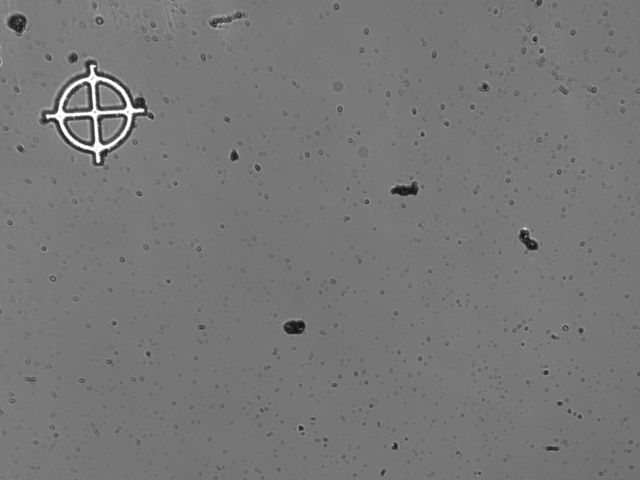
#> input picture Gantry_Vision/data/Pattern_Recognition/BBM_fiducial7.png, 640 x 480 px, found by its file name
$ jupyter execute --allow-errors Fiducial_Recognition.ipynb   (shell and % lines are left out)   (older library calls are emulated)
#> lines starting #> are read from the running program, lines starting #| are printed output that depends on the picture; after the words box and inside, x2 and y2 are one past the last pixel; in counts of white or black regions, pixels touching at a corner belong together
[cell 1]
from __future__ import division, print_function, nested_scopes
import cv2
import numpy as np
import matplotlib
import matplotlib.pyplot as plt
print("opencv "+cv2.__version__)
matplotlib.rcParams['savefig.dpi'] = 200

# Fiducial Recognition
This program uses OpenCV to find a fiducial marking from a for both BBM's and HDI's in an input image.

The procedure is essentially the following:
1. Reduce resolution by a factor of 8 to shorten processing time
2. Use k-means clustering to separate the foreground from the background
3. Dilate the foreground(Fiducial + noise) to close any small holes in image
4. Extract contours from image
5. Filter contours on size and aspect ratio.
6. Assure one and only one countour passes filters
7. Calculate minimum bounding box and centroid of fiducial
8. Return Centroid as fiducial center and distance between centroid and box center as measure of goodness

[cell 2]
def getFiducial(filename, dilateSize, sizeMin, sizeMax, ar_min, ar_max, shrinkFactor, colorGroups, colorTarget):
#> called with dilateSize = 3, sizeMin = 0.01, sizeMax = 0.02, ar_min = 0.9, ar_max = 1.1, shrinkFactor = 2, colorGroups = 3, colorTarget = 2
    plt.figure()

    d = {'n':1}
    def doFig(pic):
        ax = plt.subplot(2,3,d['n']); d['n']+=1
        plt.imshow(pic, 'gray')
        ax.set_xticklabels([])
        ax.set_yticklabels([])
        plt.xticks = None

    def doHist(pic):
        ax = plt.subplot(2,3,d['n']); d['n']+=1
        plt.hist(pic.ravel(), bins = 50, log = True)

    # Load Image from file and resize
    imgRaw = cv2.imread(filename, cv2.IMREAD_GRAYSCALE)
#> imgRaw is the input picture: shape (480, 640); min 17, max 255, mean 119.1
    imgRaw = cv2.resize(imgRaw, (imgRaw.shape[1]//shrinkFactor,imgRaw.shape[0]//shrinkFactor))
#> imgRaw: shape (240, 320)
    dims = imgRaw.shape
#> dims = (240, 320)
    pixels = dims[0]*dims[1]
#> pixels = 76800
    doFig(imgRaw)

    #Do k-means clustering
    criteria = (cv2.TERM_CRITERIA_COUNT + cv2.TERM_CRITERIA_EPS, 10, 1.)
    flags = cv2.KMEANS_PP_CENTERS
    _, labels, centers = cv2.kmeans(data=np.float32(imgRaw).ravel(),
                                    K=colorGroups,
                                    criteria=criteria,
                                    attempts=10,
                                    flags=flags)
    foreground = sorted(enumerate(centers), key=lambda x: x[1])[colorTarget][0]
    #foreground = list(centers).index(np.max(centers))
    labels = labels.reshape(imgRaw.shape)

    imgFore = imgRaw.copy()
    imgFore[labels != foreground] = 0
    imgFore[labels == foreground] = 1
    doFig(imgFore)

    #Dilate Foreground
    element = cv2.getStructuringElement(cv2.MORPH_ELLIPSE, (dilateSize,dilateSize))
    imgMorph = cv2.dilate(imgFore,element)
    doFig(imgMorph)

    #Find Countours and filter on size and aspect ratio
    contours, _ = cv2.findContours(imgMorph.copy(),cv2.RETR_TREE,cv2.CHAIN_APPROX_SIMPLE)
    def sizeFilter(contour):
        return  sizeMin < cv2.contourArea(contour)/(pixels) < sizeMax
    def arFilter(contour):
        rect = cv2.minAreaRect(contour)
        ar = rect[1][0]/rect[1][1]
        return ar_min < ar < ar_max
    contours = filter(sizeFilter, contours)
    contours = filter(arFilter, contours)
    contours = list(contours)

    if len(contours) != 1:
        raise Exception("Could not isolate fiducial! {} shapes passed filters".format(len(contours)))
    print("Contour Size: {}".format(cv2.contourArea(contours[0])/pixels))

    #Fiducial has been found, calculate centorid and bounding box
    fidContour = contours[0]
    mask = np.zeros(imgMorph.shape,dtype=np.uint8)
    cv2.drawContours(mask,[fidContour],0,(10),-1)

    moments = cv2.moments(fidContour)
    centroid = ( moments['m10']/moments['m00'],moments['m01']/moments['m00'] )

    rect = cv2.minAreaRect(fidContour)
    box = cv2.cv.BoxPoints(rect)
    maskRect = mask.copy()
    box = np.int0(box)
    cv2.drawContours(maskRect, [box], 0, (20), 2 )
    doFig(maskRect)

    s =  "Found Fidicial!\n"
    s += "Rect Center = {x},{y}\n".format(x=rect[0][0],y=rect[0][1])
    s += "Centroid Center = {x},{y}".format(x=centroid[0], y=centroid[1])
    print(s)

    imgCir = cv2.cvtColor(imgRaw.copy(),cv2.COLOR_GRAY2BGR)
    cv2.circle(imgCir, (int(rect[0][0]), int(rect[0][1])), 2, (0,0,255), thickness=2)   #blue
    cv2.circle(imgCir, (int(centroid[0]), int(centroid[1])), 2, (0,255,0), thickness=2) #green
    doFig(imgCir)

    #Calculate Measure of Fit Quality(Heuristic)
    qual = np.sqrt((rect[0][0] - centroid[0])**2 + (rect[0][1] - centroid[1])**2) / dims[0]

    return centroid, qual

#> (a cell that did not finish here is left out)

#> (a cell that did not finish here is left out)

#> call 2 of getFiducial, with dilateSize = 3, sizeMin = 0.23, sizeMax = 0.26, ar_min = 0.9, ar_max = 1.1, shrinkFactor = 4, colorGroups = 2, colorTarget = 1
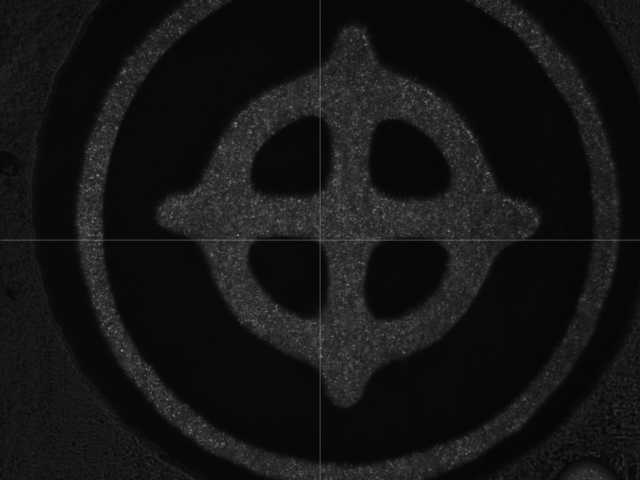
#> input picture Gantry_Vision/data/Pattern_Recognition/HDIV3_fiducial.png, 640 x 480 px, found by its file name
#> in getFiducial, imgRaw is the input picture: shape (480, 640); min 5, max 161, mean 20.8

#> (a cell that did not finish here is left out)

#> call 3 of getFiducial, with dilateSize = 3, sizeMin = 0.1, sizeMax = 0.7, ar_min = 0.7, ar_max = 1.5, shrinkFactor = 16, colorGroups = 2, colorTarget = 0
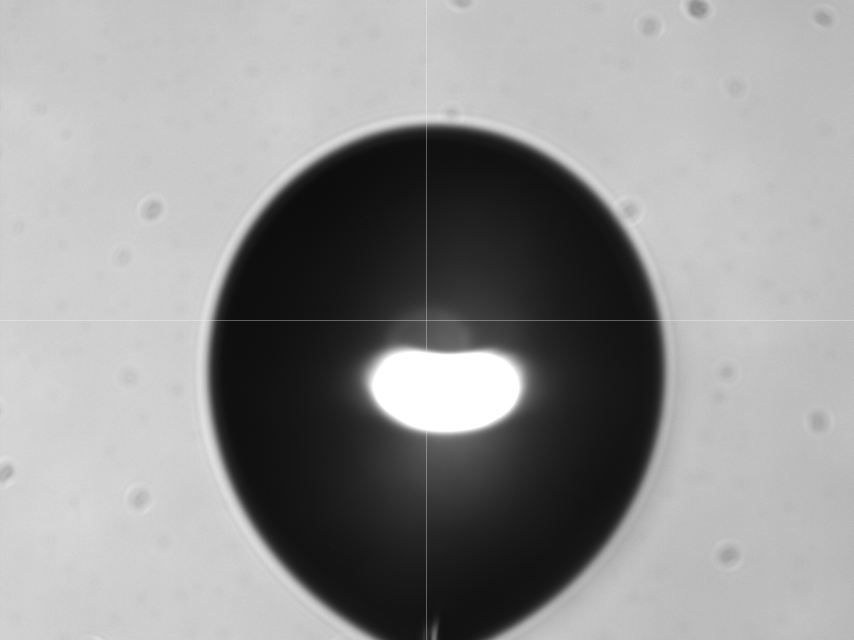
#> input picture Gantry_Vision/data/Pattern_Recognition/DROPV1_9.png, 2560 x 1920 px, found by its file name (shown at 1/3 size)
#> in getFiducial, imgRaw is the input picture: shape (1920, 2560); min 11, max 255, mean 146.9
#> in getFiducial (call 3), `imgRaw = cv2.resize(imgRaw, (imgRaw.shape[1]//shrinkFactor,imgRaw.shap..`:
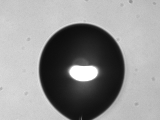
#> imgRaw: shape (120, 160); min 13, max 255, mean 146.8

[cell 6]
def findCircle(filename, shrinkFactor, dp, minDist):
#> called with shrinkFactor = 4, dp = 1.2, minDist = 10
    plt.figure()

    d = {'n':1}
    def doFig(pic):
        ax = plt.subplot(2,3,d['n']); d['n']+=1
        plt.imshow(pic, 'gray')
        ax.set_xticklabels([])
        ax.set_yticklabels([])
        plt.xticks = None

    def doHist(pic):
        ax = plt.subplot(2,3,d['n']); d['n']+=1
        plt.hist(pic.ravel(), bins = 50, log = True)

    # Load Image from file and resize
    imgRaw = cv2.imread(filename, cv2.IMREAD_GRAYSCALE)
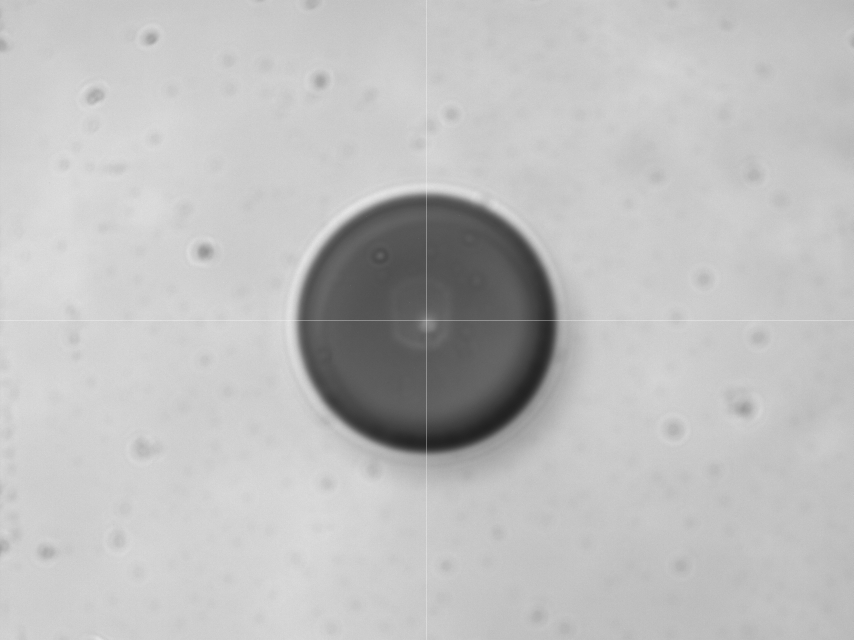
#> input picture Gantry_Vision/data/Pattern_Recognition/DROPV1_1.png, 2560 x 1920 px, found by its file name (shown at 1/3 size)
#> imgRaw is the input picture: shape (1920, 2560); min 30, max 255, mean 191
    imgRaw = cv2.resize(imgRaw, (imgRaw.shape[1]//shrinkFactor,imgRaw.shape[0]//shrinkFactor))
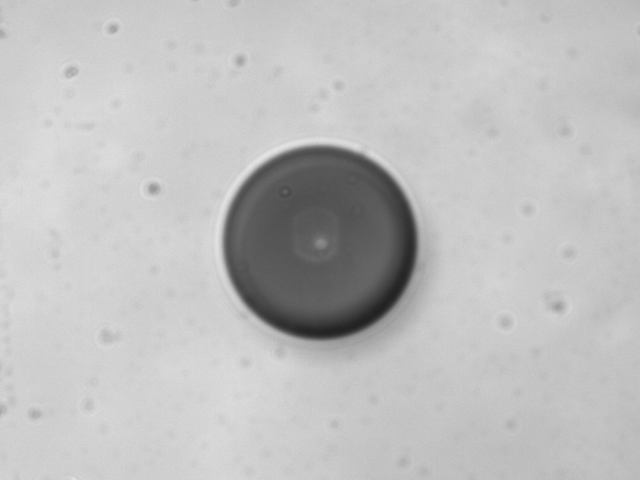
#> imgRaw: shape (480, 640); min 33, max 230, mean 191
    dims = imgRaw.shape
#> dims = (480, 640)
    pixels = dims[0]*dims[1]
#> pixels = 307200
    doFig(imgRaw)

    circles = cv2.HoughCircles(imgRaw, cv2.cv.CV_HOUGH_GRADIENT, dp, minDist)
#> circles = [[319.8, 243, 97.44]]
    if circles is not None:
        output = imgRaw.copy()
        for (x, y, r) in circles[0]:
            # draw the circle in the output image, then draw a rectangle
            # corresponding to the center of the circle
            x,y,r = map(int,(x,y,r))
            print("Found circle with x={x}, y={y}, rad={rad}".format(x=x,y=y,rad=r))
            cv2.circle(output, (x, y), r, (255, 255, 255), 6)
            cv2.rectangle(output, (x - 5, y - 5), (x + 5, y + 5), (0, 128, 255), -1)
#> this loop made 1 pass
#> (x, y, r) on pass 1: (319, 243, 97)
#| Found circle with x=319, y=243, rad=97
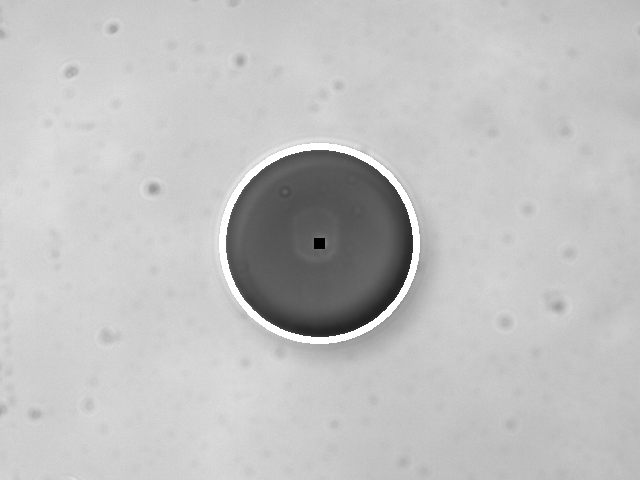
#> output: shape (480, 640); 1.42% of pixels changed, all inside (x1, y1, x2, y2) = (219, 143, 420, 344)
        doFig(output)
    else:
        print("Found no circles!")


findCircle("/home/caleb/Sources/Small/Gantry_Vision/data/Pattern_Recognition/DROPV1_1.png",
            shrinkFactor = 4,
            dp = 1.2,
            minDist = 10)
